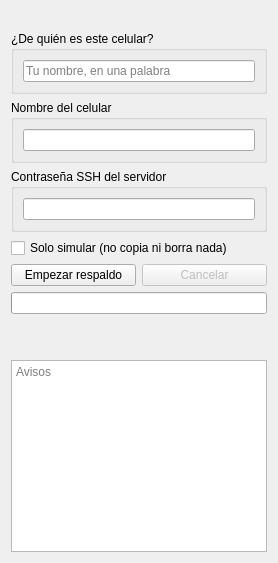
<?xml version="1.0" encoding="UTF-8"?>
<ui version="4.0">
 <class>PaginaRespaldo</class>
 <widget class="QWidget" name="PaginaRespaldo">
  <layout class="QVBoxLayout" name="layoutPagina">
   <item>
    <widget class="QLabel" name="etiquetaDescripcion">
     <property name="wordWrap"><bool>true</bool></property>
    </widget>
   </item>
   <item>
    <widget class="QGroupBox" name="grupoPersona">
     <property name="title"><string>¿De quién es este celular?</string></property>
     <layout class="QVBoxLayout" name="layoutPersona">
      <item>
       <widget class="QLineEdit" name="editPersona">
        <property name="placeholderText"><string>Tu nombre, en una palabra</string></property>
       </widget>
      </item>
     </layout>
    </widget>
   </item>
   <item>
    <widget class="QGroupBox" name="grupoCelular">
     <property name="title"><string>Nombre del celular</string></property>
     <layout class="QVBoxLayout" name="layoutCelular">
      <item>
       <widget class="QLineEdit" name="editCelular"/>
      </item>
     </layout>
    </widget>
   </item>
   <item>
    <widget class="QGroupBox" name="grupoContrasena">
     <property name="title"><string>Contraseña SSH del servidor</string></property>
     <layout class="QVBoxLayout" name="layoutContrasena">
      <item>
       <widget class="QLineEdit" name="editContrasena">
        <property name="echoMode"><enum>QLineEdit::EchoMode::Password</enum></property>
       </widget>
      </item>
     </layout>
    </widget>
   </item>
   <item>
    <widget class="QCheckBox" name="checkSimular">
     <property name="text"><string>Solo simular (no copia ni borra nada)</string></property>
    </widget>
   </item>
   <item>
    <layout class="QHBoxLayout" name="layoutBotones">
     <item>
      <widget class="QPushButton" name="botonEmpezar">
       <property name="text"><string>Empezar respaldo</string></property>
      </widget>
     </item>
     <item>
      <widget class="QPushButton" name="botonCancelar">
       <property name="enabled"><bool>false</bool></property>
       <property name="text"><string>Cancelar</string></property>
      </widget>
     </item>
    </layout>
   </item>
   <item>
    <widget class="QProgressBar" name="barraProgreso"/>
   </item>
   <item>
    <widget class="QLabel" name="etiquetaArchivo"/>
   </item>
   <item>
    <widget class="QLabel" name="etiquetaEstado">
     <property name="wordWrap"><bool>true</bool></property>
    </widget>
   </item>
   <item>
    <widget class="QPlainTextEdit" name="registro">
     <property name="readOnly"><bool>true</bool></property>
     <property name="placeholderText"><string>Avisos</string></property>
    </widget>
   </item>
  </layout>
 </widget>
 <resources/>
 <connections/>
</ui>
